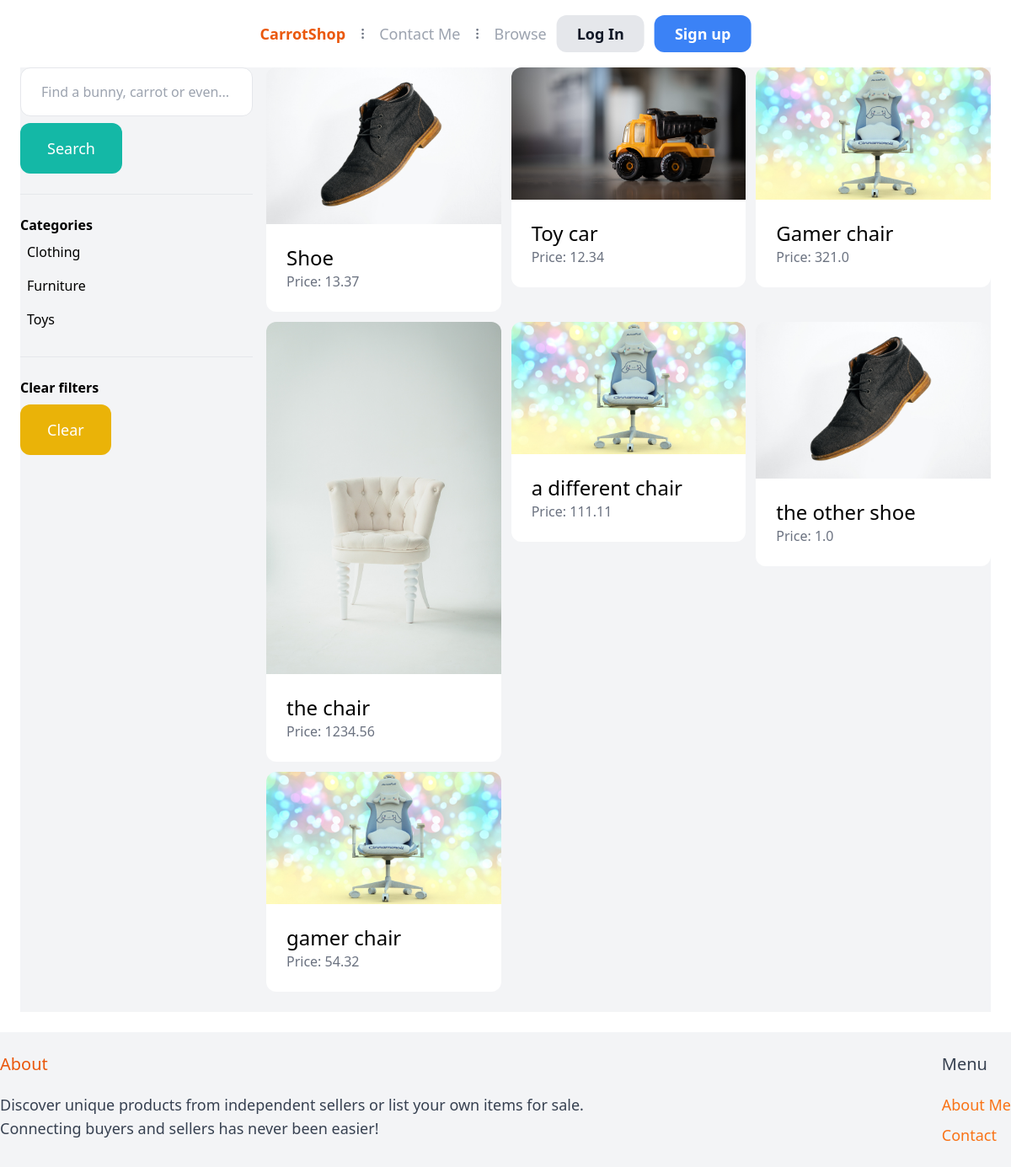
The app's page /items/ with its own data.
### item/models.py (models this page shows, shortened)
class Category(models.Model):
    name = models.CharField(max_length=255)
    class Meta:
        ordering = ('name',)
        verbose_name_plural = 'Categories'

class Item(models.Model):
    category = models.ForeignKey(Category, related_name='item', on_delete=models.CASCADE)
    name = models.CharField(max_length=255)
    description = models.TextField(blank=True, null=True)
    price = models.FloatField()
    image = models.ImageField(upload_to='item_images', blank=True, null=True)
    is_sold = models.BooleanField(default=False)
    created_by = models.ForeignKey(User, related_name='items', on_delete=models.CASCADE)
    created_at = models.DateTimeField(auto_now_add=True)

### item/views.py (the view)
# urls.py: path('items/', include('item.urls')),
def items(request):
    query = request.GET.get('query', '')
    category_id = request.GET.get('category', 0)
    categories = Category.objects.all()
    items = Item.objects.filter(is_sold=False)
    if category_id:
        items = items.filter(category_id=category_id)
    if query:
        items = items.filter(Q(name__icontains=query) | Q(description__icontains=query))
    return render(request, 'item/items.html', {
        'items': items,
        'query':query,
        'categories': categories,
        'category_id': int(category_id)
    })

### item/templates/item/items.html
{% extends 'core/base.html' %} {% block title %}Items{% endblock title %} {% block content %}
<div class="pb-6 grid grid-cols-4 gap-4 bg-gray-100 mt-6">
  <div class="col-span-1">
    <form method="get" action="{% url 'item:items' %}">
      <input name="query" class="w-full py-4 px-6 border rounded-xl" type="text" value="{{query}}" placeholder="Find a bunny, carrot or even..."></input>
      <button class="mt-2 py-4 px-8 text-lg bg-teal-500 text-white rounded-xl">Search</button>
    </form>
    <hr class="my-6">
    <p class="font-semibold">Categories</p>
    <ul>
      {% for category in categories %}
      <li class="py-2 px-2 rounded-xl{% if category.id == category_id %} bg-gray-200{% endif %}">
        <a href="{% url 'item:items' %}?query={{ query }}&category={{ category.id }}">{{ category.name }}</a>
      </li>
      {% endfor %}
    </ul>
    <hr class="my-6">
    <p class="font-semibold">Clear filters</p>
    <ul>
      <li>
        <a href="{% url 'item:items' %}" class="my-2 py-4 px-8 inline-block bg-yellow-500 text-lg rounded-xl text-white">Clear</a>
      </li>
    </ul>
  </div>
  <div class="col-span-3">
    <div class="grid grid-cols-3 gap-3">
      {%for item in items %}
      <div>
        <a href="{% url 'item:detail' item.id %}">
          <div>
            <img src="{{ item.image.url }}" class="rounded-t-xl" />
          </div>
          <div class="p-6 bg-white rounded-b-xl">
            <h2 class="text-2xl">{{ item.name }}</h2>
            <p class="text-gray-500">Price: {{ item.price }}</p>
          </div>
        </a>
      </div>
      {%endfor%}
    </div>
  </div>
</div>
{% endblock content %}

### records on screen
Category: name "Clothing"
Category: name "Furniture"
Category: name "Toys"
Item: image (picture), name "Shoe", price "13.37"
Item: image (picture), name "Toy car", price "12.34"
Item: image (picture), name "Gamer chair", price "321.0"
Item: image (picture), name "the chair", price "1234.56"
Item: image (picture), name "a different chair", price "111.11"
Item: image (picture), name "the other shoe", price "1.0"
Item: image (picture), name "gamer chair", price "54.32"
